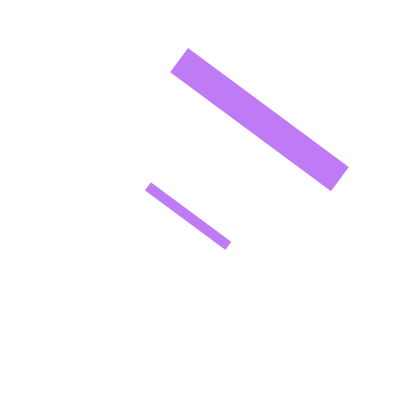
Frame 1 (no input)
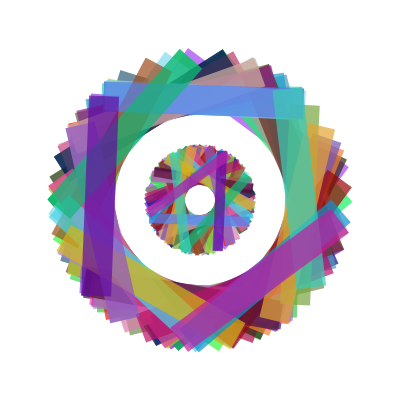
Frame 60 (the mouse pressed at the canvas centre just before this capture)
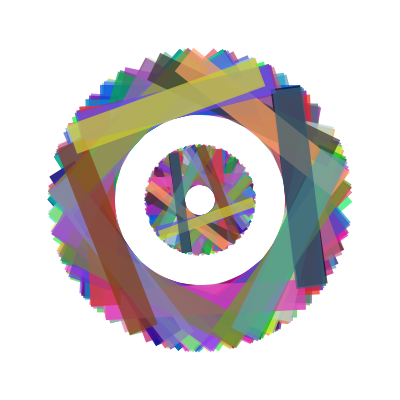
Frame 120 (the mouse held since frame 60 and released just before this capture)

The Processing sketch that drew these frames (run headless with seeded random() and noise(); from frame 60 on, the mouse is pressed at the canvas centre):

// Processing sketch: processing_115416
// ── processing_115416.pde

void setup() {
  size(400, 400);
  background(255);
  noStroke();
  rectMode(CENTER);
  frameRate(29);
}

void draw() {

  translate(width/2, height/2);

  int r = int(random(255));
  int g = int(random(255));
  int b = int(random(255));
  fill(r, g, b, 180);

  rotate(r);
  rect(0, 20, 100, 10);

  rotate(PI);
  rect(0, 100, 200, 30);
}
